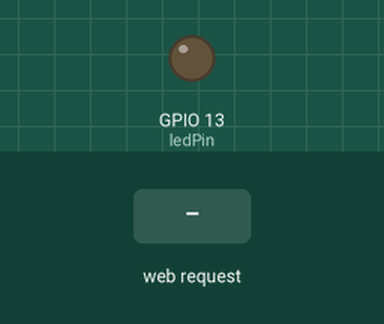
Recording of a sketch running on a simulated ESP8266 (NodeMCU). Shown: output pins drawn as LEDs (lit = HIGH). The test bench sets the inputs (shaded band). WiFi joins after 1.5 s; servers stay silent unless stated; what the sketch prints to the serial monitor is not drawn.

Above: at 2.7 s.
2.8 s: HTTP request GET /LED-ACIK received
At 3.4 s:
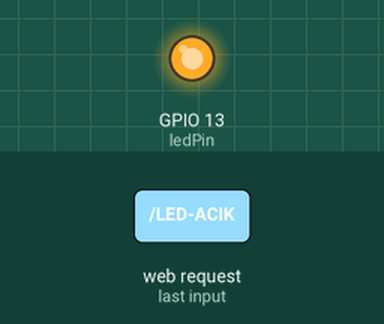
4.3 s: HTTP request GET /LED-KAPALI received
At 5.7 s:
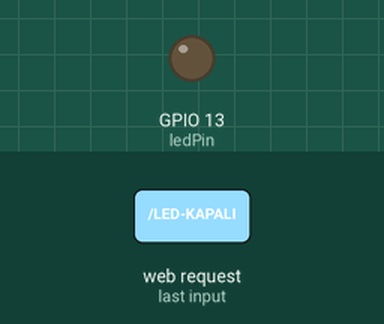
Timing chart, 0 to 7.3 s (numbered marks = the images above; inputs shaded):
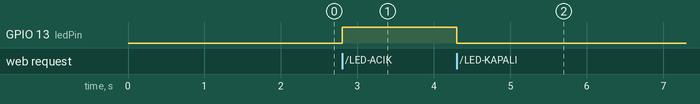

The sketch:

nodemcuWifiBaglanma.ino
```cpp
#include <ESP8266WiFi.h>

const char* ssid = "uygulama";
const char* password = "keremuygulama";

int ledPin = 13;
WiFiServer server(80);

void setup() {
Serial.begin(115200);
delay(10);

pinMode(ledPin, OUTPUT);
digitalWrite(ledPin, LOW);


Serial.println();
Serial.println();
Serial.print("Connecting to ");
Serial.println(ssid);

WiFi.begin(ssid, password);

while (WiFi.status() != WL_CONNECTED) {
delay(500);
Serial.print(".");
}
Serial.println("");
Serial.println("WiFi connected");


server.begin();
Serial.println("Server started");


Serial.print("Use this URL to connect: ");
Serial.print("http://");
Serial.print(WiFi.localIP());
Serial.println("/");

}

void loop() {

WiFiClient client = server.available();
if (!client)
{
return;
}


Serial.println("new client");
while(!client.available()){
delay(1);
}


String request = client.readStringUntil('\r');
Serial.println(request);
client.flush();

int value = LOW;
if (request.indexOf("/LED-ACIK") != -1) {
digitalWrite(ledPin, HIGH);
value = HIGH;
}
if (request.indexOf("/LED-KAPALI") != -1) {
digitalWrite(ledPin, LOW);
value = LOW;
}


client.println("HTTP/1.1 200 OK");
client.println("Content-Type: text/html");
client.println("");
client.println("<!DOCTYPE HTML>");
client.println("<html>");

client.print("Led suanda: ");

if(value == HIGH) {
client.print("ACIK");
} else {
client.print("KAPALI");
}
client.println("");
client.println("<a href=\"/LED-ACIK\"\"><button>ledi yak </button></a>");
client.println("<a href=\"/LED-KAPALI\"\"><button>ledi sondur </button></a>");
client.println("</html>");

delay(1);
Serial.println("Client disonnected");
Serial.println("");

}
```

Measured:
- after the input at 2.8 s, GPIO 13 (ledPin): LOW → HIGH at once
- after the input at 4.3 s, GPIO 13 (ledPin): HIGH → LOW at once
